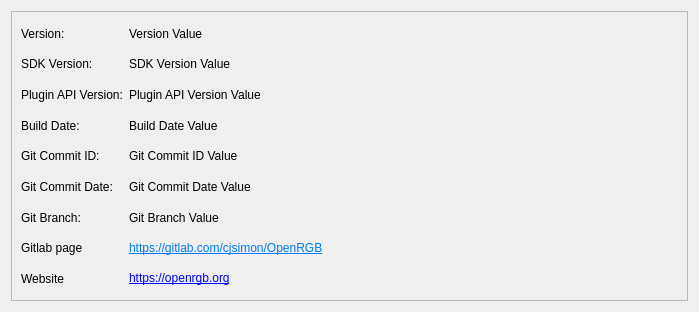
<?xml version="1.0" encoding="UTF-8"?>
<ui version="4.0">
 <class>OpenRGBSoftwareInfoPageUi</class>
 <widget class="QFrame" name="OpenRGBSoftwareInfoPageUi">
  <property name="geometry">
   <rect>
    <x>0</x>
    <y>0</y>
    <width>699</width>
    <height>312</height>
   </rect>
  </property>
  <property name="windowTitle">
   <string>Software info page</string>
  </property>
  <property name="autoFillBackground">
   <bool>false</bool>
  </property>
  <property name="frameShape">
   <enum>QFrame::NoFrame</enum>
  </property>
  <property name="frameShadow">
   <enum>QFrame::Sunken</enum>
  </property>
  <layout class="QGridLayout" name="gridLayout" columnstretch="0">
   <item row="0" column="0">
    <widget class="QFrame" name="SoftwareInfoFrame">
     <property name="autoFillBackground">
      <bool>true</bool>
     </property>
     <property name="frameShape">
      <enum>QFrame::StyledPanel</enum>
     </property>
     <property name="frameShadow">
      <enum>QFrame::Sunken</enum>
     </property>
     <layout class="QGridLayout" name="gridLayout_2" columnstretch="0,1">
      <item row="7" column="1">
       <widget class="QLabel" name="GitlabLinkValue">
        <property name="text">
         <string>&lt;html&gt;&lt;head/&gt;&lt;body&gt;&lt;p&gt;&lt;a href=&quot;https://gitlab.com/CalcProgrammer1/OpenRGB&quot;&gt;&lt;span style=&quot; text-decoration: underline; color:#007af4;&quot;&gt;https://gitlab.com/cjsimon/OpenRGB&lt;/span&gt;&lt;/a&gt;&lt;/p&gt;&lt;/body&gt;&lt;/html&gt;</string>
        </property>
        <property name="textFormat">
         <enum>Qt::RichText</enum>
        </property>
        <property name="openExternalLinks">
         <bool>true</bool>
        </property>
       </widget>
      </item>
      <item row="4" column="1">
       <widget class="QLabel" name="GitCommitIDValue">
        <property name="text">
         <string notr="true">Git Commit ID Value</string>
        </property>
        <property name="textInteractionFlags">
         <set>Qt::TextSelectableByKeyboard|Qt::TextSelectableByMouse</set>
        </property>
       </widget>
      </item>
      <item row="4" column="0">
       <widget class="QLabel" name="GitCommitIDLabel">
        <property name="text">
         <string>Git Commit ID:</string>
        </property>
       </widget>
      </item>
      <item row="8" column="1">
       <widget class="QLabel" name="WebsiteLinkValue">
        <property name="text">
         <string>&lt;a href=&quot;https://openrgb.org&quot;&gt;https://openrgb.org&lt;/a&gt;</string>
        </property>
        <property name="textFormat">
         <enum>Qt::RichText</enum>
        </property>
        <property name="openExternalLinks">
         <bool>true</bool>
        </property>
       </widget>
      </item>
      <item row="7" column="0">
       <widget class="QLabel" name="GitlabLinkLabel">
        <property name="text">
         <string>Gitlab page</string>
        </property>
       </widget>
      </item>
      <item row="6" column="0">
       <widget class="QLabel" name="GitBranchLabel">
        <property name="text">
         <string>Git Branch:</string>
        </property>
       </widget>
      </item>
      <item row="3" column="1">
       <widget class="QLabel" name="BuildDateValue">
        <property name="text">
         <string notr="true">Build Date Value</string>
        </property>
       </widget>
      </item>
      <item row="6" column="1">
       <widget class="QLabel" name="GitBranchValue">
        <property name="text">
         <string notr="true">Git Branch Value</string>
        </property>
       </widget>
      </item>
      <item row="8" column="0">
       <widget class="QLabel" name="WebsiteLinkLabel">
        <property name="text">
         <string>Website</string>
        </property>
       </widget>
      </item>
      <item row="5" column="1">
       <widget class="QLabel" name="GitCommitDateValue">
        <property name="text">
         <string notr="true">Git Commit Date Value</string>
        </property>
       </widget>
      </item>
      <item row="1" column="0">
       <widget class="QLabel" name="SDKVersionLabel">
        <property name="text">
         <string>SDK Version:</string>
        </property>
       </widget>
      </item>
      <item row="0" column="0">
       <widget class="QLabel" name="VersionLabel">
        <property name="text">
         <string>Version:</string>
        </property>
       </widget>
      </item>
      <item row="5" column="0">
       <widget class="QLabel" name="GitCommitDateLabel">
        <property name="text">
         <string>Git Commit Date:</string>
        </property>
       </widget>
      </item>
      <item row="0" column="1">
       <widget class="QLabel" name="VersionValue">
        <property name="text">
         <string notr="true">Version Value</string>
        </property>
       </widget>
      </item>
      <item row="3" column="0">
       <widget class="QLabel" name="BuildDateLabel">
        <property name="text">
         <string>Build Date:</string>
        </property>
       </widget>
      </item>
      <item row="2" column="0">
       <widget class="QLabel" name="PluginAPIVersionLabel">
        <property name="text">
         <string>Plugin API Version:</string>
        </property>
       </widget>
      </item>
      <item row="1" column="1">
       <widget class="QLabel" name="SDKVersionValue">
        <property name="text">
         <string>SDK Version Value</string>
        </property>
       </widget>
      </item>
      <item row="2" column="1">
       <widget class="QLabel" name="PluginAPIVersionValue">
        <property name="text">
         <string>Plugin API Version Value</string>
        </property>
       </widget>
      </item>
     </layout>
    </widget>
   </item>
  </layout>
 </widget>
 <resources/>
 <connections/>
</ui>
